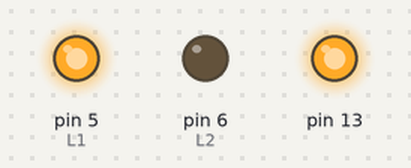
Simulated run of this sketch. Board: Arduino Uno, built with avr-gcc and run on an emulated ATmega328P. Parts: output pins drawn as LEDs (lit = HIGH). Pins used as bus, display or sensor lines are not drawn.

Above: at 0.1 s.
At 1.1 s:
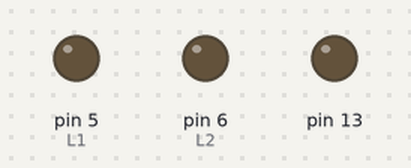
Timing chart, 0 to 2.6 s (numbered marks = the images above):
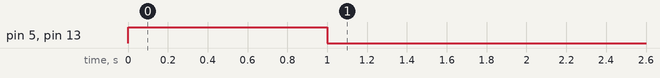

The sketch:

fspMotorTest_3_16.ino
```cpp
const int L2 = 6;
const int L1 = 5;
const int R2 = 3;
const int R1 = 4;


void setup()
{

	pinMode(13, OUTPUT);
	Serial.begin(9600);

	pinMode(L1, OUTPUT);
	pinMode(L2, OUTPUT);
	pinMode(R1, OUTPUT);
	pinMode(R2, OUTPUT);

	analogWrite(L1, 255);
	analogWrite(R1, 255);

	digitalWrite(13, HIGH);

	analogWrite(L2, 0);
	analogWrite(R2, 0);

	delay(1000);

	digitalWrite(13, LOW);

	analogWrite(L1, 0);
	analogWrite(R1, 0);

	analogWrite(L2, 0);
	analogWrite(R2, 0);


	// digitalWrite(L2, HIGH);
	// digitalWrite(R1, HIGH);
	// digitalWrite(L1, LOW);
	// digitalWrite(R2, LOW);
}

void loop()
{

}
```
